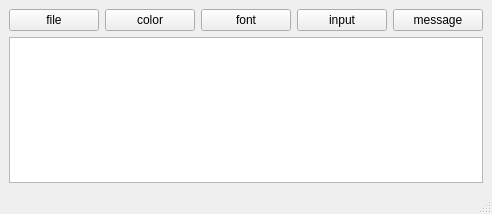
<?xml version="1.0" encoding="UTF-8"?>
<ui version="4.0">
 <class>MainWindow</class>
 <widget class="QMainWindow" name="MainWindow">
  <property name="geometry">
   <rect>
    <x>0</x>
    <y>0</y>
    <width>492</width>
    <height>214</height>
   </rect>
  </property>
  <property name="windowTitle">
   <string>MainWindow</string>
  </property>
  <widget class="QWidget" name="centralwidget">
   <layout class="QGridLayout" name="gridLayout">
    <item row="0" column="0">
     <widget class="QPushButton" name="file">
      <property name="text">
       <string>file</string>
      </property>
     </widget>
    </item>
    <item row="0" column="1">
     <widget class="QPushButton" name="color">
      <property name="text">
       <string>color</string>
      </property>
     </widget>
    </item>
    <item row="0" column="2">
     <widget class="QPushButton" name="font">
      <property name="text">
       <string>font</string>
      </property>
     </widget>
    </item>
    <item row="0" column="3">
     <widget class="QPushButton" name="input">
      <property name="text">
       <string>input</string>
      </property>
     </widget>
    </item>
    <item row="0" column="4">
     <widget class="QPushButton" name="message">
      <property name="text">
       <string>message</string>
      </property>
     </widget>
    </item>
    <item row="1" column="0" colspan="5">
     <widget class="QTextEdit" name="textEdit"/>
    </item>
   </layout>
  </widget>
  <widget class="QMenuBar" name="menubar">
   <property name="geometry">
    <rect>
     <x>0</x>
     <y>0</y>
     <width>492</width>
     <height>23</height>
    </rect>
   </property>
  </widget>
  <widget class="QStatusBar" name="statusbar"/>
 </widget>
 <resources/>
 <connections/>
</ui>
